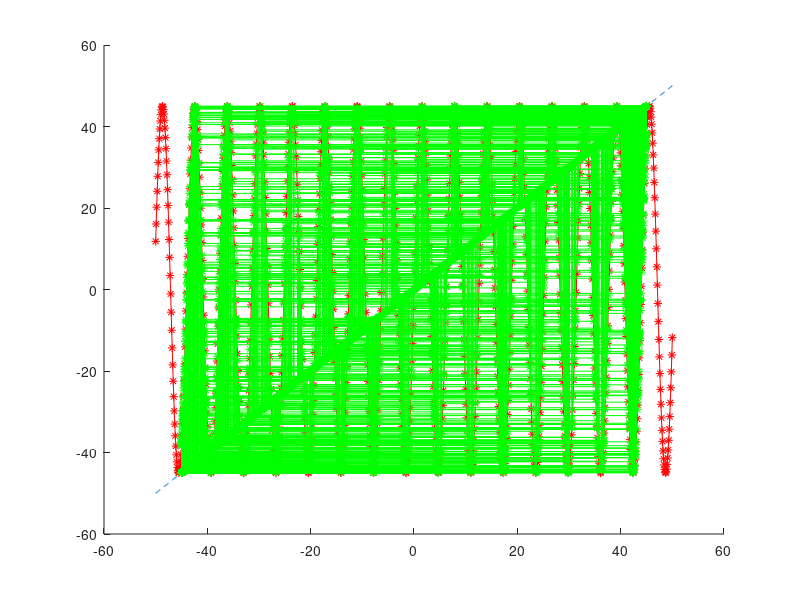

MATLAB code to generate this figure:
hold on

Xk = -50: 0.1: 50;
plot(Xk, Xk, '--');

r = 45;
Yk = r*sin(Xk);    
plot(Xk, Yk, '-*r');

SetX = zeros(1,3);
SetY = zeros(1,3);
SetX(1,1) = 0.1;
SetY(1,1) = 0;
i = 0;
while (i < 1000)
 SetX(1,2) = SetX(1,1);
 SetY(1,2) = r*sin(SetX(1,2)); 
 SetX(1,3) = SetY(1,2);
 SetY(1,3) = SetY(1,2);
 plot(SetX, SetY,'-*g');
 SetX(1,1) = SetY(1,3);
 SetY(1,1) = SetY(1,3);
 i = i + 1;
end

hold off